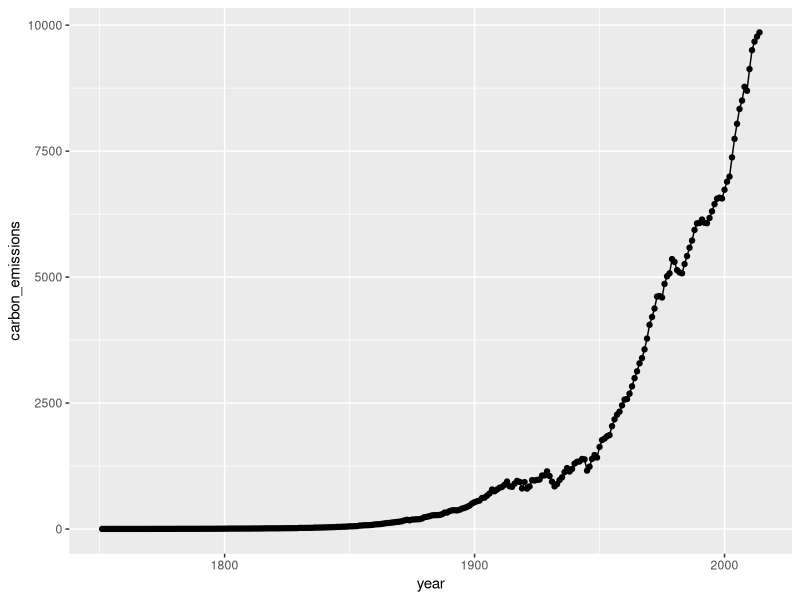

Write R code to recreate this figure.
library(tidyverse)
library(dslabs)
data(temp_carbon)
data(greenhouse_gases)
data(historic_co2)


# How many times larger were carbon emissions in the last year relative to the
#  first year?

# last year 
last_year_emission <- temp_carbon |> filter(!is.na(carbon_emissions)) |>
  pull(year) |> max()
index_last_year <- which(temp_carbon$year == last_year_emission)

# first year
first_year_emission <- temp_carbon |> filter(!is.na(carbon_emissions)) |>
  pull(year) |> min()
index_first_year <- which(temp_carbon$year == first_year_emission)

# ratio
ratio <- temp_carbon$carbon_emissions[index_last_year]/temp_carbon$carbon_emissions[index_first_year]


# How many degrees Celsius has temperature increased over the date range?
# Compare the temperatures in the most recent year versus the oldest year.

# Last year
last_year_temp <- temp_carbon |> filter(!is.na(temp_anomaly)) |>
  pull(year) |> max()
index_last_year_temp <-  which(temp_carbon$year == last_year_temp) 

print(paste("The temp anomaly in",temp_carbon$year[index_last_year_temp], 
            "was of", temp_carbon$temp_anomaly[index_last_year_temp]))

# first year
first_year_temp <- temp_carbon |> filter(!is.na(temp_anomaly)) |>
  pull(year) |> min()
index_first_year_temp <-  which(temp_carbon$year == first_year_temp)

print(paste("The temp anomaly in",temp_carbon$year[index_first_year_temp], 
            "was of", temp_carbon$temp_anomaly[index_first_year_temp]))


# Make a time series line plot of carbon emissions (carbon_emissions)
#  from the temp_carbon dataset. The y-axis is metric tons of carbon
#  emitted per year.

temp_carbon |> filter(!is.na(carbon_emissions)) |>
  ggplot(aes(x = year, y = carbon_emissions)) +
  geom_point() +
  geom_line()
